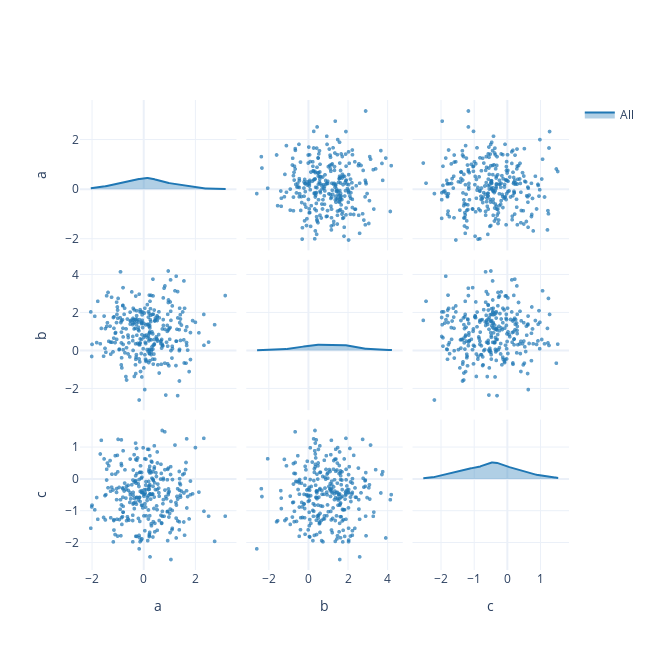

This figure's notebook cell:
### Markdown cell above
## Pariplot

### Pairplot (static figure)

### Code cell
df_pair = pd.DataFrame(
    {
        "a": np.random.normal(0, 1.0, 300),
        "b": np.random.normal(1.0, 1.2, 300),
        "c": np.random.normal(-0.5, 0.8, 300),
    }
)
fig = pariplot.pairplot(df_pair, height=650, width=650)
fig

### Figure 1 — Plotly figure (JSON) as saved in the notebook; plotly's stock layout.template omitted (floating-point values rounded to 4 significant figures; data arrays with more than 128 entries replaced by an {"elided": "..."} marker saying what was removed)
{"data": [{"fill": "tozeroy", "fillcolor": "rgba(31,119,180,0.35)", "legendgroup": "All", "line": {"color": "#1F77B4"}, "mode": "lines", "name": "All", "opacity": 0.8, "showlegend": true, "type": "scatter", "uid": "pairplot-trace-1", "x": {"elided": "200 float values"}, "xaxis": "x", "y": {"elided": "200 float values"}, "yaxis": "y"}, {"customdata": {"elided": "300 int values"}, "legendgroup": "All", "marker": {"color": "rgba(31,119,180,0.7)", "size": 4}, "mode": "markers", "name": "All", "showlegend": false, "type": "scattergl", "uid": "pairplot-trace-2", "x": {"elided": "300 float values"}, "xaxis": "x2", "y": {"elided": "300 float values"}, "yaxis": "y2"}, {"customdata": {"elided": "300 int values"}, "legendgroup": "All", "marker": {"color": "rgba(31,119,180,0.7)", "size": 4}, "mode": "markers", "name": "All", "showlegend": false, "type": "scattergl", "uid": "pairplot-trace-3", "x": {"elided": "300 float values"}, "xaxis": "x3", "y": {"elided": "300 float values"}, "yaxis": "y3"}, {"customdata": {"elided": "300 int values"}, "legendgroup": "All", "marker": {"color": "rgba(31,119,180,0.7)", "size": 4}, "mode": "markers", "name": "All", "showlegend": false, "type": "scattergl", "uid": "pairplot-trace-4", "x": {"elided": "300 float values"}, "xaxis": "x4", "y": {"elided": "300 float values"}, "yaxis": "y4"}, {"fill": "tozeroy", "fillcolor": "rgba(31,119,180,0.35)", "legendgroup": "All", "line": {"color": "#1F77B4"}, "mode": "lines", "name": "All", "opacity": 0.8, "showlegend": false, "type": "scatter", "uid": "pairplot-trace-5", "x": {"elided": "200 float values"}, "xaxis": "x5", "y": {"elided": "200 float values"}, "yaxis": "y5"}, {"customdata": {"elided": "300 int values"}, "legendgroup": "All", "marker": {"color": "rgba(31,119,180,0.7)", "size": 4}, "mode": "markers", "name": "All", "showlegend": false, "type": "scattergl", "uid": "pairplot-trace-6", "x": {"elided": "300 float values"}, "xaxis": "x6", "y": {"elided": "300 float values"}, "yaxis": "y6"}, {"customdata": {"elided": "300 int values"}, "legendgroup": "All", "marker": {"color": "rgba(31,119,180,0.7)", "size": 4}, "mode": "markers", "name": "All", "showlegend": false, "type": "scattergl", "uid": "pairplot-trace-7", "x": {"elided": "300 float values"}, "xaxis": "x7", "y": {"elided": "300 float values"}, "yaxis": "y7"}, {"customdata": {"elided": "300 int values"}, "legendgroup": "All", "marker": {"color": "rgba(31,119,180,0.7)", "size": 4}, "mode": "markers", "name": "All", "showlegend": false, "type": "scattergl", "uid": "pairplot-trace-8", "x": {"elided": "300 float values"}, "xaxis": "x8", "y": {"elided": "300 float values"}, "yaxis": "y8"}, {"fill": "tozeroy", "fillcolor": "rgba(31,119,180,0.35)", "legendgroup": "All", "line": {"color": "#1F77B4"}, "mode": "lines", "name": "All", "opacity": 0.8, "showlegend": false, "type": "scatter", "uid": "pairplot-trace-9", "x": {"elided": "200 float values"}, "xaxis": "x9", "y": {"elided": "200 float values"}, "yaxis": "y9"}], "layout": {"barmode": "overlay", "dragmode": "zoom", "height": 650, "width": 650, "xaxis": {"anchor": "y", "domain": [0, 0.32], "matches": "x7", "showticklabels": false}, "xaxis2": {"anchor": "y2", "domain": [0.34, 0.66], "matches": "x8", "showticklabels": false}, "xaxis3": {"anchor": "y3", "domain": [0.68, 1], "matches": "x9", "showticklabels": false}, "xaxis4": {"anchor": "y4", "domain": [0, 0.32], "matches": "x7", "showticklabels": false}, "xaxis5": {"anchor": "y5", "domain": [0.34, 0.66], "matches": "x8", "showticklabels": false}, "xaxis6": {"anchor": "y6", "domain": [0.68, 1], "matches": "x9", "showticklabels": false}, "xaxis7": {"anchor": "y7", "domain": [0, 0.32], "showticklabels": true, "title": {"text": "a"}}, "xaxis8": {"anchor": "y8", "domain": [0.34, 0.66], "showticklabels": true, "title": {"text": "b"}}, "xaxis9": {"anchor": "y9", "domain": [0.68, 1], "showticklabels": true, "title": {"text": "c"}}, "yaxis": {"anchor": "x", "domain": [0.68, 1], "showticklabels": true, "title": {"text": "a"}}, "yaxis2": {"anchor": "x2", "domain": [0.68, 1], "matches": "y", "showticklabels": false}, "yaxis3": {"anchor": "x3", "domain": [0.68, 1], "matches": "y", "showticklabels": false}, "yaxis4": {"anchor": "x4", "domain": [0.34, 0.66], "showticklabels": true, "title": {"text": "b"}}, "yaxis5": {"anchor": "x5", "domain": [0.34, 0.66], "matches": "y4", "showticklabels": false}, "yaxis6": {"anchor": "x6", "domain": [0.34, 0.66], "matches": "y4", "showticklabels": false}, "yaxis7": {"anchor": "x7", "domain": [0, 0.32], "showticklabels": true, "title": {"text": "c"}}, "yaxis8": {"anchor": "x8", "domain": [0, 0.32], "matches": "y7", "showticklabels": false}, "yaxis9": {"anchor": "x9", "domain": [0, 0.32], "matches": "y7", "showticklabels": false}}}
